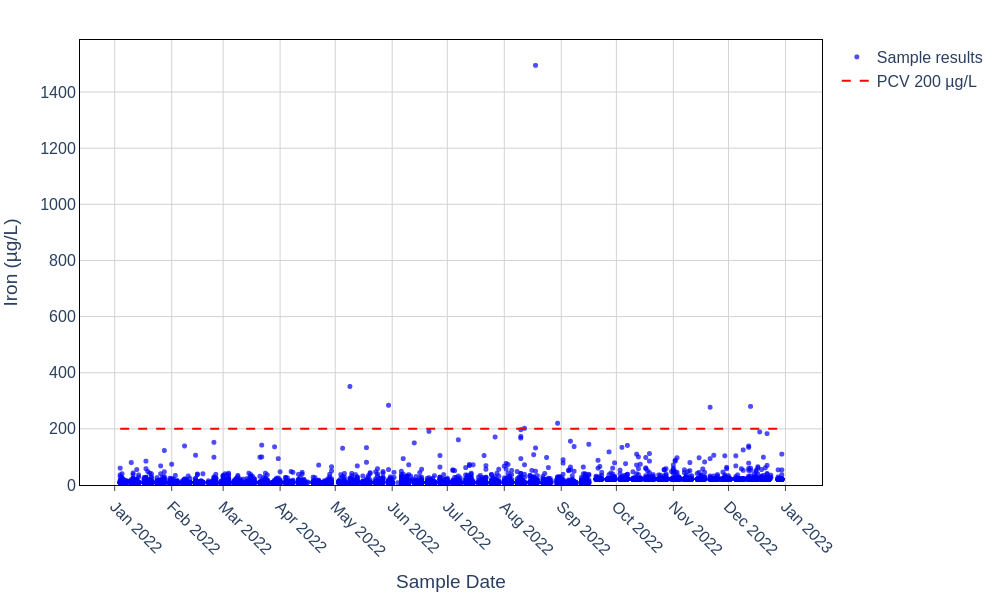

This figure's Python source:
# filename: iron_timeseries.py
import pandas as pd
import plotly.graph_objects as go

# Load and preprocess data
file_name = "Anglian_Water_Domestic_Water_Quality.csv"
df = pd.read_csv(file_name, encoding="utf-8")

# Parse Sample_Date with specified format and coerce errors
df['Sample_Date'] = pd.to_datetime(df['Sample_Date'], format='%d/%m/%Y %H:%M', errors='coerce')

# Filter for Iron (Total) determinand and drop rows with null Result
df_filtered = df[(df['Determinand'] == 'Iron (Total)') & (df['Result'].notna())].copy()

# Sort by Sample_Date
df_filtered.sort_values('Sample_Date', inplace=True)

# Save filtered data for chart plotting
output_csv = "iron_timeseries_data.csv"
df_filtered[['Sample_Date', 'Result', 'LSOA', 'Sample_Id', 'ObjectId']].to_csv(output_csv, index=False)

# Define UK PCV limit for Iron
pcv_value = 200

# Create plotly figure
fig = go.Figure()

# Add scatter markers for Iron results
fig.add_trace(go.Scatter(
    x=df_filtered['Sample_Date'],
    y=df_filtered['Result'],
    mode='markers',
    marker=dict(
        size=5,
        symbol='circle',
        color='blue',
        opacity=0.7
    ),
    name='Sample results'
))

# Add horizontal dashed red line for PCV 200 µg/L
fig.add_trace(go.Scatter(
    x=[df_filtered['Sample_Date'].min(), df_filtered['Sample_Date'].max()],
    y=[pcv_value, pcv_value],
    mode='lines',
    line=dict(
        color='red',
        width=2,
        dash='dash'
    ),
    name='PCV 200 µg/L'
))

# Update layout with axis labels, gridlines and styling
fig.update_layout(
    template='plotly_white',
    font=dict(size=16),
    margin=dict(l=60, r=40, t=40, b=80),
    xaxis=dict(
        title='Sample Date',
        showgrid=True,
        gridcolor='lightgrey',
        tickformat='%b %Y',
        tickangle=45,
        dtick="M1",
        ticks="outside",
        showline=True,
        linecolor='black',
        mirror=True,
        zeroline=False
    ),
    yaxis=dict(
        title='Iron (µg/L)',
        showgrid=True,
        gridcolor='lightgrey',
        showline=True,
        linecolor='black',
        mirror=True,
        zeroline=False,
        rangemode='tozero'
    ),
    legend=dict(
        bgcolor='rgba(255,255,255,0)',
        bordercolor='rgba(0,0,0,0)',
        borderwidth=0
    )
)

# Save the plot to files
html_file = "iron_timeseries.html"
png_file = "iron_timeseries.png"
fig.write_html(html_file, include_plotlyjs='cdn', full_html=True)
fig.write_image(png_file, width=1000, height=600)

# Print the output filenames for terminal confirmation
print(png_file)
print(html_file)
print(output_csv)
print("iron_timeseries.py")
